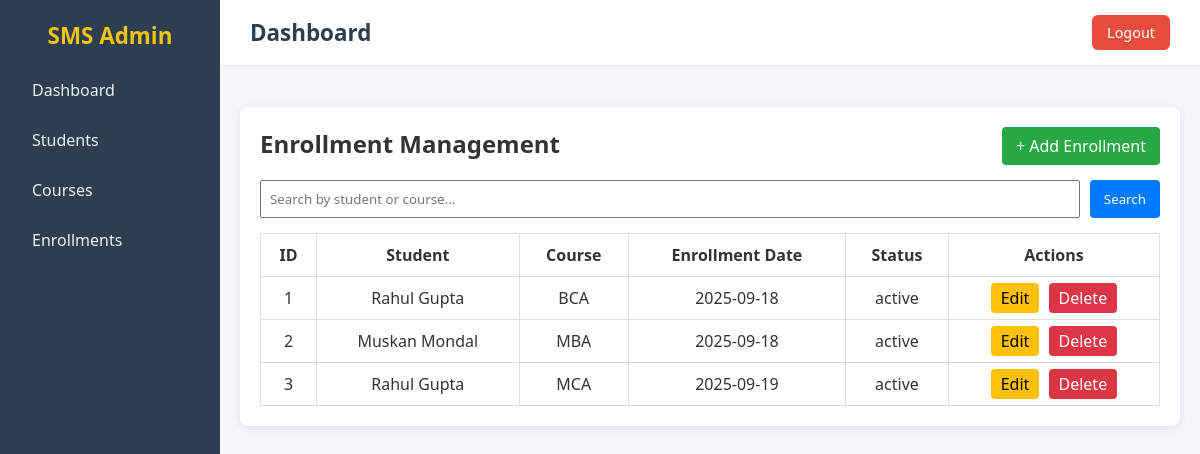
Page /enrollments (signed in) on the earlier database version.
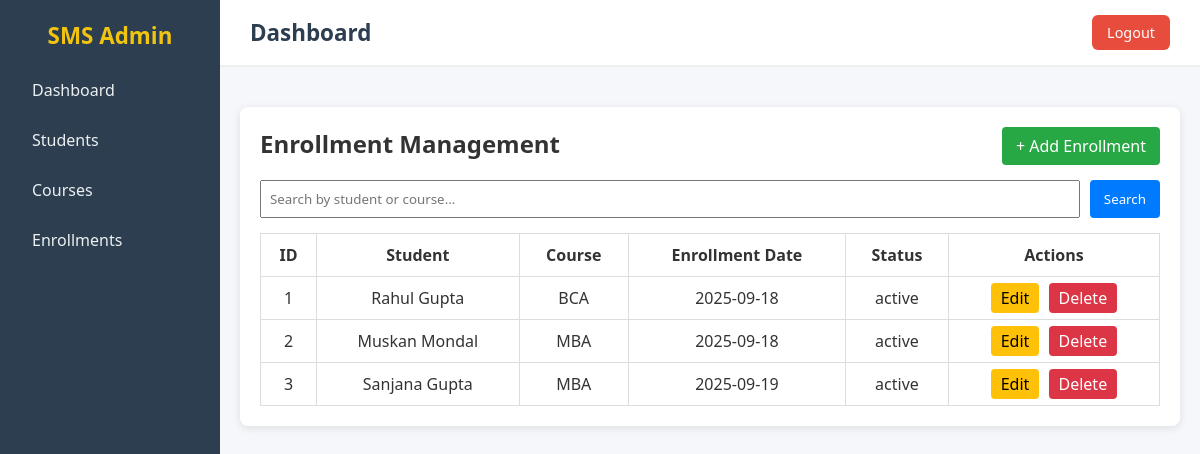
Same page on the later database version.
### app/models/sms_models.py (models this page shows)
class Enrollment(db.Model):
    __tablename__ = "enrollments"
    f_date = datetime.date.today()
    id = db.Column(db.Integer, primary_key=True)
    student_id = db.Column(db.Integer, db.ForeignKey("students.id"), nullable=False)
    course_id = db.Column(db.Integer, db.ForeignKey("courses.id"), nullable=False)
    semester_id = db.Column(db.Integer, db.ForeignKey("semesters.id"), nullable=False)
    enroll_date = db.Column(db.Date, default=f_date, nullable=False)
    status = db.Column(db.String(20), default="active", nullable=False)
    course = db.relationship("Course", backref="enrollments")
    semester = db.relationship("Semester", backref="enrollments")

class Student(db.Model):
    __tablename__ = "students"
    id = db.Column(db.Integer, primary_key=True)
    name = db.Column(db.String(100), nullable=False)
    address = db.Column(db.String(200), nullable=False)
    age = db.Column(db.Integer, nullable=False)
    phone = db.Column(db.String(15), nullable=False)
    email = db.Column(db.String(30), nullable=False, unique=True)
    last_qualification = db.Column(db.String(30))
    enrollments = db.relationship("Enrollment", backref="student", lazy=True)

class Course(db.Model):
    __tablename__ = "courses"
    id = db.Column(db.Integer, primary_key=True)
    name = db.Column(db.String(100), nullable=False, unique=True)
    duration = db.Column(db.String(20), nullable=False)
    semesters = db.relationship("Semester", backref="course", lazy=True)

### app/routes/enrollments.py (the view)
@enrollment_bp.route("/enrollments")
def enroll_home():
    if session.get("user_id"):
        enrolls = Enrollment.query.all()
        return render_template("enrollment/enroll_home.html",enrollments = enrolls)
    else:
        return redirect(url_for("auth.login"))

### app/templates/enrollment/enroll_home.html (shortened to what this page needs)
{% extends "base.html" %}
{% block css %}
<link rel="stylesheet" href="{{ url_for('static', filename='css/enroll_home.css') }}">
{% endblock %}
{% block content %}
<div class="enrollments-container">
    <div class="top-bar">
        <h2>Enrollment Management</h2>
        <a href="/enrollments/add" class="btn-add">+ Add Enrollment</a>
    </div>
    <form method="POST" action="/enrollments/search" class="search-form">
        <input type="text" name="search" placeholder="Search by student or course..." required>
        <button type="submit">Search</button>
    </form>
    <table class="enrollments-table">
        <thead>
            <tr>
                <th>ID</th>
                <th>Student</th>
                <th>Course</th>
                <th>Enrollment Date</th>
                <th>Status</th>
                <th>Actions</th>
            </tr>
        </thead>
        <tbody>
            {% for enroll in enrollments %}
            <tr>
                <td>{{ enroll.id }}</td>
                <td>{{ enroll.student.name }}</td>
                <td>{{ enroll.course.name }}</td>
                <td>{{ enroll.enroll_date }}</td>
                <td>{{ enroll.status }}</td>
                <td>
                    <a href="/enrollments/{{ enroll.id }}/edit" class="btn-edit">Edit</a>
                    <a href="/enrollments/{{ enroll.id }}/delete" class="btn-delete">Delete</a>
                </td>
            </tr>
            {% endfor %}
        </tbody>
    </table>
</div>
{% endblock %}

### app/templates/base.html (shortened to what this page needs)
<!DOCTYPE html>
<html lang="en">
<head>
    <link rel="stylesheet" href="{{ url_for('static', filename='css/base.css') }}">
    {% block css %}{% endblock %}
</head>
<body>
    <div class="main-content">
        <div class="sidebar">
            <h2>SMS Admin</h2>
            <ul>
                <li><a href="/">Dashboard</a></li>
                <li><a href="/students">Students</a></li>
                <li><a href="/courses">Courses</a></li>
                <li><a href="/enrollments">Enrollments</a></li>
            </ul>
        </div>
        <div class="content">
            <header>
                <h1>{% block header_title %}Dashboard{% endblock %}</h1>
                <a href="/logout" class="logout-btn">Logout</a>
            </header>
            <main>
                {% block content %}
                {% endblock %}
            </main>
        </div>
    </div>
</body>
</html>

### app/static/css/base.css (style rules this page uses)
* { margin: 0; padding: 0; box-sizing: border-box; font-family: "Segoe UI", Tahoma, Geneva, Verdana, sans-serif; }
body { background: #f5f7fa; color: #333; min-height: 100vh; }
.main-content { display: flex; min-height: 100vh; }
.sidebar { width: 220px; background: #2c3e50; color: #fff; padding: 20px; flex-shrink: 0; }
.sidebar h2 { text-align: center; margin-bottom: 20px; font-size: 1.4rem; color: #f1c40f; }
.sidebar ul { list-style: none; }
.sidebar ul li { margin: 12px 0; }
.sidebar ul li a { text-decoration: none; color: #ecf0f1; padding: 8px 12px; display: block; border-radius: 6px; transition: background 0.3s; }
.content { flex-grow: 1; display: flex; flex-direction: column; }
header { background: #fff; padding: 15px 30px; display: flex; justify-content: space-between; align-items: center; border-bottom: 2px solid #eee; }
header h1 { font-size: 1.4rem; color: #2c3e50; }
.logout-btn { text-decoration: none; background: #e74c3c; color: #fff; padding: 8px 15px; border-radius: 6px; font-size: 0.9rem; transition: background 0.3s; }
main { flex-grow: 1; padding: 20px; }

### app/static/css/enroll_home.css (style rules this page uses)
.enrollments-container { background: #fff; padding: 20px; border-radius: 8px; box-shadow: 0 2px 8px rgba(0,0,0,0.1); max-width: 1000px; margin: 20px auto; }
.top-bar { display: flex; justify-content: space-between; margin-bottom: 15px; }
.btn-add { background: #28a745; color: #fff; padding: 8px 14px; border-radius: 4px; text-decoration: none; transition: 0.2s; }
.search-form { margin-bottom: 15px; display: flex; gap: 10px; }
.search-form input { padding: 8px; flex: 1; }
.search-form button { padding: 8px 14px; background: #007bff; color: white; border: none; border-radius: 4px; }
.enrollments-table { width: 100%; border-collapse: collapse; }
.enrollments-table th, .enrollments-table td { padding: 10px; border: 1px solid #ddd; text-align: center; }
.btn-edit { background: #ffc107; color: #000; padding: 4px 10px; border-radius: 4px; text-decoration: none; margin-right: 5px; }
.btn-delete { background: #dc3545; color: white; padding: 4px 10px; border-radius: 4px; text-decoration: none; }

Differences in the rows shown:
changed Enrollment id 3: student.name "Rahul Gupta" → "Sanjana Gupta"; course.name "MCA" → "MBA"
